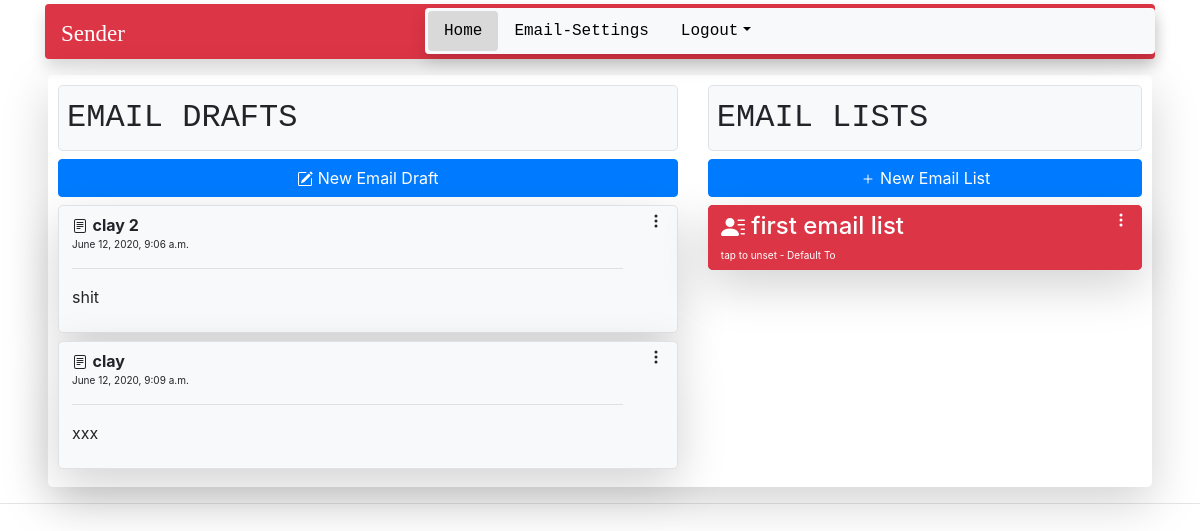
Before: / (signed in) with the older database file.
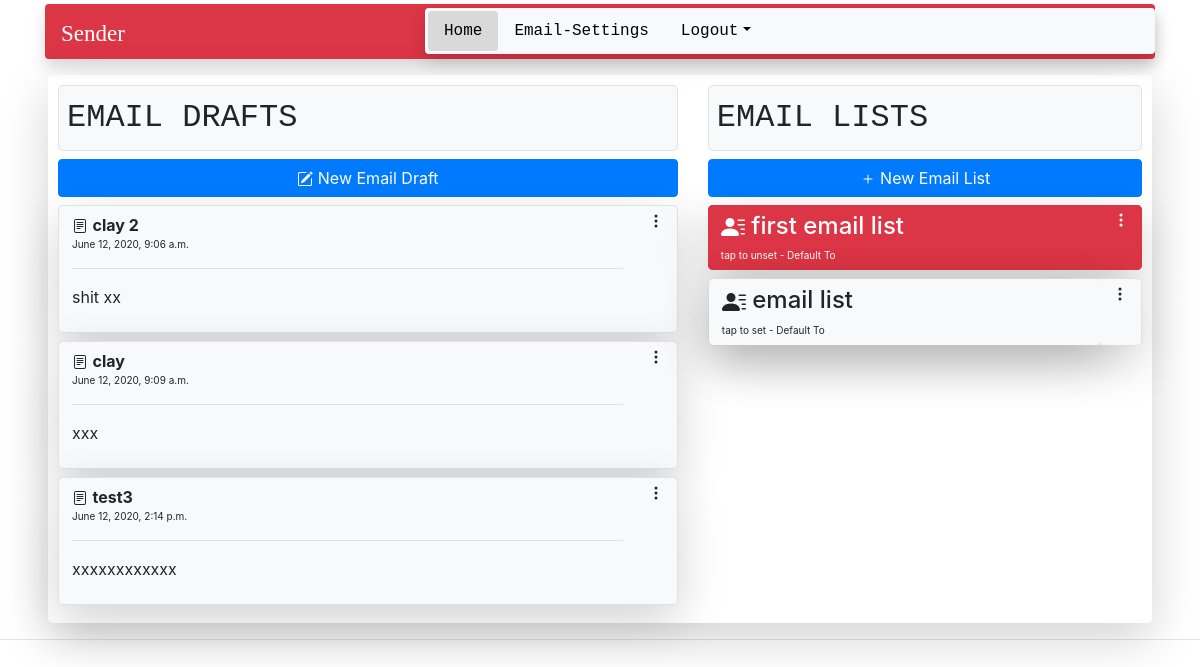
After: the same page with the newer database file.
### sendapp/models.py (models this page shows)
class EmailDraft(models.Model):
	user = models.ForeignKey(to=UserProfile, on_delete = models.CASCADE, null=True, blank=True)
	emailDraftSubject = models.CharField(max_length = 40, blank = False, null = True)
	emailDraftMessage = models.TextField(max_length = 300, blank = False, null = True)
	timeDraftCreated = models.DateTimeField(auto_now_add = True)
	def __str__(self):
		return self.emailDraftSubject

class EmailList(models.Model):
	user = models.ForeignKey(to=UserProfile, on_delete = models.CASCADE, null=True, blank=True)
	emailListName = models.CharField(max_length = 20, blank = False, null = True)
	emailList = models.CharField(max_length = 2500, blank = False, null = True)
	selectedEmailList = models.BooleanField(default = False)
	def __str__(self):
		return self.emailListName

### sendapp/decorators.py (the view)
		def wrapper_fun(request, *args, **kwargs):
			group = None
			if request.user.groups.exists():
				group = request.user.groups.all()[0].name
			if group in allowed_roles:
				return view_func(request, *args, **kwargs)
			else:
				return HttpResponse("you ain't authoizez where you wanna reach")

### sendapp/views.py (called while the page is built)
@login_required(login_url='login')
@allowed_users(allowed_roles = ['user', 'admin'])
def homeView(request):
	u = UserProfile.objects.get(user = request.user)
	drafts = EmailDraft.objects.filter(user = u)
	email_list = EmailList.objects.filter(user = u)
	context = {
		'home' : 'active',
		'drafts' : drafts,
		'email_list' : email_list,
	}
	return render(request, 'dashboard.html', context)

### templates/dashboard.html (shortened to what this page needs)
{% extends 'main.html' %}
{% load static %}
{% load crispy_forms_tags %}
{% block content %}
<div class="container rounded-lg shadow-lg" style="width: 92%;padding: 10px">
<div class="row">
	<div class="col">
		<div class="border bg-light rounded-lg p-2 mb-2">
			<font size=6rem class="text-monospace">EMAIL DRAFTS</font>
		</div>
		<a href="{%url 'create-email-draft' %}" class="btn btn-primary mb-2" style="width: 100%">
			New Email Draft
		</a>
		{% for draft in drafts %}
			<div class="btn-group bg-light rounded-lg border shadow-lg mb-2" align="center" style="width: 100%">
			<a class="btn btn-light rounded-lg text-left" href="{% url 'send-email' draft.id %}" style="width: 95%">
					<strong>
					{{draft}}
					</strong> <br>
					<font size=1.8rem>{{draft.timeDraftCreated}}</font>
					<hr>
					<p style="overflow-wrap: break-word;word-wrap: break-word;">{{draft.emailDraftMessage}} </p>
			</a>
			<a class="btn btn-light rounded-lg" href="{% url 'edit-email-draft' draft.id %}">
					<svg class="bi bi-three-dots-vertical" width="1em" height="1em" viewBox="0 0 16 16" fill="currentColor" xmlns="http://www.w3.org/2000/svg">
					<path fill-rule="evenodd" d="M9.5 13a1.5 1.5 0 1 1-3 0 1.5 1.5 0 0 1 3 0zm0-5a1.5 1.5 0 1 1-3 0 1.5 1.5 0 0 1 3 0zm0-5a1.5 1.5 0 1 1-3 0 1.5 1.5 0 0 1 3 0z"/>
					</svg>
			</a>
			</div><br>
		{% endfor %}
	</div>
	<div class="col-sm-5">
		<div class="border rounded-lg bg-light p-2 mb-2">
			<font size=6rem class="text-monospace">EMAIL LISTS</font>
		</div>
		<a href="{%url 'first-step' %}" class="btn btn-primary item-right mb-2"  style="width: 100%">
			New Email List
		</a>
		{% for email in email_list %}
			{% if email.selectedEmailList == False %}
				<div class="btn-group bg-light rounded-lg shadow-lg border mb-2" align=center style="width: 100%">
					<a class="btn btn-light rounded-lg shadow-lg text-left" href="{% url 'select-email-list' email.id %}" style="width: 95%">
						<h4>
						{{email}}
						</h4>
						<font size=1.8rem>tap to set - Default To</font>
					</a>
					<a href="{% url 'edit-email-list' email.id %}" class="btn btn-light rounded-lg ">
						<svg class="bi bi-three-dots-vertical" width="1em" height="1em" viewBox="0 0 16 16" fill="currentColor" xmlns="http://www.w3.org/2000/svg">
  						<path fill-rule="evenodd" d="M9.5 13a1.5 1.5 0 1 1-3 0 1.5 1.5 0 0 1 3 0zm0-5a1.5 1.5 0 1 1-3 0 1.5 1.5 0 0 1 3 0zm0-5a1.5 1.5 0 1 1-3 0 1.5 1.5 0 0 1 3 0z"/>
						</svg>
					</a>
				</div><br>
			{% endif %}
			{% if email.selectedEmailList == True %}
				<div class="btn-group bg-danger rounded-lg shadow-lg mb-2" align=center style="width: 100%">
					<a class="btn btn-danger rounded-lg text-left" href="{% url 'unselect-email-list' %}" style="width: 95%">
						<h4>
						{{email}}
						</h4>
						<font size=1.8rem>tap to unset - Default To</font>
					</a>
					<a href="{% url 'edit-email-list' email.id %}" class="btn btn-danger rounded-lg">
						<svg class="bi bi-three-dots-vertical" width="1em" height="1em" viewBox="0 0 16 16" fill="currentColor" xmlns="http://www.w3.org/2000/svg">
 						<path fill-rule="evenodd" d="M9.5 13a1.5 1.5 0 1 1-3 0 1.5 1.5 0 0 1 3 0zm0-5a1.5 1.5 0 1 1-3 0 1.5 1.5 0 0 1 3 0zm0-5a1.5 1.5 0 1 1-3 0 1.5 1.5 0 0 1 3 0z"/>
						</svg>
					</a>
				</div><br>
			{% endif %}
		{% endfor %}
	</div>
</div>
</div>
{% endblock %}

Changed rows visible on the page:
changed EmailDraft "clay 2": emailDraftMessage "shit" → "shit xx"
added EmailDraft: emailDraftSubject "test3", timeDraftCreated "June 12, 2020, 2:14 p.m.", emailDraftMessage "xxxxxxxxxxxx"
added EmailList: emailListName "email list"
